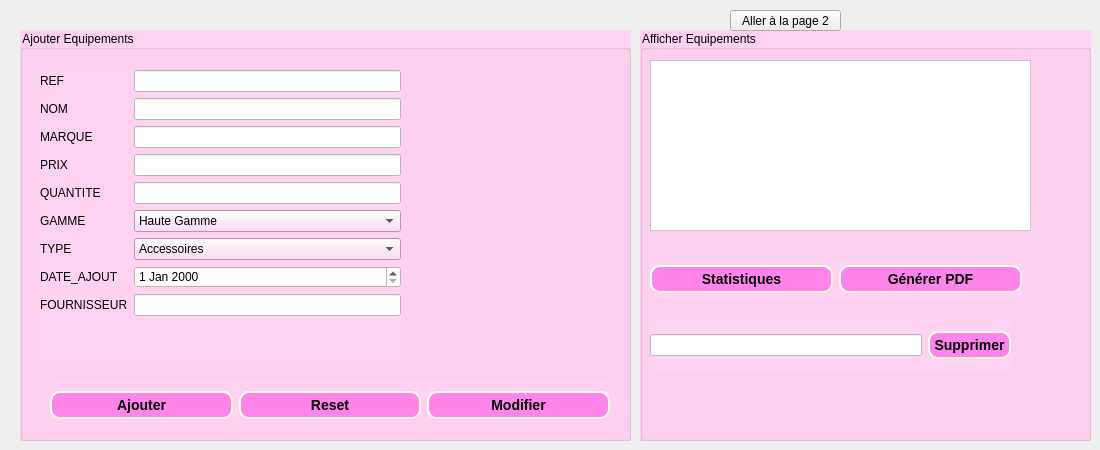
                <widget class="QWidget" name="page_8">
                 <widget class="QGroupBox" name="groupBox_30">
                  <property name="geometry">
                   <rect>
                    <x>20</x>
                    <y>30</y>
                    <width>611</width>
                    <height>411</height>
                   </rect>
                  </property>
                  <property name="styleSheet">
                   <string notr="true">background-color: rgb(255, 210, 241);
font: 10pt &quot;MS Shell Dlg 2&quot;;</string>
                  </property>
                  <property name="title">
                   <string>Ajouter Equipements</string>
                  </property>
                  <widget class="QWidget" name="formLayoutWidget">
                   <property name="geometry">
                    <rect>
                     <x>20</x>
                     <y>40</y>
                     <width>361</width>
                     <height>291</height>
                    </rect>
                   </property>
                   <layout class="QFormLayout" name="formLayout_4">
                    <item row="0" column="0">
                     <widget class="QLabel" name="label_62">
                      <property name="text">
                       <string>REF</string>
                      </property>
                     </widget>
                    </item>
                    <item row="8" column="0">
                     <widget class="QLabel" name="label_63">
                      <property name="text">
                       <string>FOURNISSEUR</string>
                      </property>
                     </widget>
                    </item>
                    <item row="1" column="0">
                     <widget class="QLabel" name="label_64">
                      <property name="text">
                       <string>NOM</string>
                      </property>
                     </widget>
                    </item>
                    <item row="2" column="0">
                     <widget class="QLabel" name="label_65">
                      <property name="text">
                       <string>MARQUE</string>
                      </property>
                     </widget>
                    </item>
                    <item row="3" column="0">
                     <widget class="QLabel" name="label_66">
                      <property name="text">
                       <string>PRIX</string>
                      </property>
                     </widget>
                    </item>
                    <item row="4" column="0">
                     <widget class="QLabel" name="label_67">
                      <property name="text">
                       <string>QUANTITE</string>
                      </property>
                     </widget>
                    </item>
                    <item row="5" column="0">
                     <widget class="QLabel" name="label_68">
                      <property name="text">
                       <string>GAMME</string>
                      </property>
                     </widget>
                    </item>
                    <item row="6" column="0">
                     <widget class="QLabel" name="label_69">
                      <property name="text">
                       <string>TYPE</string>
                      </property>
                     </widget>
                    </item>
                    <item row="7" column="0">
                     <widget class="QLabel" name="label_70">
                      <property name="text">
                       <string>DATE_AJOUT</string>
                      </property>
                     </widget>
                    </item>
                    <item row="0" column="1">
                     <widget class="QLineEdit" name="ld_refE">
                      <property name="styleSheet">
                       <string notr="true">background-color:rgb(255, 255, 255);</string>
                      </property>
                     </widget>
                    </item>
                    <item row="1" column="1">
                     <widget class="QLineEdit" name="ld_nomE">
                      <property name="styleSheet">
                       <string notr="true">background-color:rgb(255, 255, 255);</string>
                      </property>
                     </widget>
                    </item>
                    <item row="2" column="1">
                     <widget class="QLineEdit" name="ld_marqueE">
                      <property name="styleSheet">
                       <string notr="true">background-color:rgb(255, 255, 255);</string>
                      </property>
                     </widget>
                    </item>
                    <item row="3" column="1">
                     <widget class="QLineEdit" name="ld_prixE">
                      <property name="styleSheet">
                       <string notr="true">background-color:rgb(255, 255, 255);</string>
                      </property>
                     </widget>
                    </item>
                    <item row="4" column="1">
                     <widget class="QLineEdit" name="ld_quantiteE">
                      <property name="styleSheet">
                       <string notr="true">background-color:rgb(255, 255, 255);</string>
                      </property>
                     </widget>
                    </item>
                    <item row="8" column="1">
                     <widget class="QLineEdit" name="ld_fournisseurE">
                      <property name="styleSheet">
                       <string notr="true">background-color:rgb(255, 255, 255);</string>
                      </property>
                     </widget>
                    </item>
                    <item row="5" column="1">
                     <widget class="QComboBox" name="cb_gammeE">
                      <property name="palette">
                       <palette>
                        <active>
                         <colorrole role="WindowText">
                          <brush brushstyle="SolidPattern">
                           <color alpha="255">
                            <red>0</red>
                            <green>0</green>
                            <blue>0</blue>
                           </color>
                          </brush>
                         </colorrole>
                         <colorrole role="Button">
                          <brush brushstyle="SolidPattern">
                           <color alpha="255">
                            <red>255</red>
                            <green>210</green>
                            <blue>241</blue>
                           </color>
                          </brush>
                         </colorrole>
                         <colorrole role="Light">
                          <brush brushstyle="SolidPattern">
                           <color alpha="255">
                            <red>255</red>
                            <green>255</green>
                            <blue>255</blue>
                           </color>
                          </brush>
                         </colorrole>
                         <colorrole role="Midlight">
                          <brush brushstyle="SolidPattern">
                           <color alpha="255">
                            <red>255</red>
                            <green>212</green>
                            <blue>255</blue>
                           </color>
                          </brush>
                         </colorrole>
                         <colorrole role="Dark">
                          <brush brushstyle="SolidPattern">
                           <color alpha="255">
                            <red>127</red>
                            <green>85</green>
                            <blue>127</blue>
                           </color>
                          </brush>
                         </colorrole>
                         <colorrole role="Mid">
                          <brush brushstyle="SolidPattern">
                           <color alpha="255">
                            <red>170</red>
                            <green>113</green>
                            <blue>170</blue>
                           </color>
                          </brush>
                         </colorrole>
                         <colorrole role="Text">
                          <brush brushstyle="SolidPattern">
                           <color alpha="255">
                            <red>0</red>
                            <green>0</green>
                            <blue>0</blue>
                           </color>
                          </brush>
                         </colorrole>
                         <colorrole role="BrightText">
                          <brush brushstyle="SolidPattern">
                           <color alpha="255">
                            <red>255</red>
                            <green>255</green>
                            <blue>255</blue>
                           </color>
                          </brush>
                         </colorrole>
                         <colorrole role="ButtonText">
                          <brush brushstyle="SolidPattern">
                           <color alpha="255">
                            <red>0</red>
                            <green>0</green>
                            <blue>0</blue>
                           </color>
                          </brush>
                         </colorrole>
                         <colorrole role="Base">
                          <brush brushstyle="SolidPattern">
                           <color alpha="255">
                            <red>255</red>
                            <green>210</green>
                            <blue>241</blue>
                           </color>
                          </brush>
                         </colorrole>
                         <colorrole role="Window">
                          <brush brushstyle="SolidPattern">
                           <color alpha="255">
                            <red>255</red>
                            <green>210</green>
                            <blue>241</blue>
                           </color>
                          </brush>
                         </colorrole>
                         <colorrole role="Shadow">
                          <brush brushstyle="SolidPattern">
                           <color alpha="255">
                            <red>0</red>
                            <green>0</green>
                            <blue>0</blue>
                           </color>
                          </brush>
                         </colorrole>
                         <colorrole role="AlternateBase">
                          <brush brushstyle="SolidPattern">
                           <color alpha="255">
                            <red>255</red>
                            <green>212</green>
                            <blue>255</blue>
                           </color>
                          </brush>
                         </colorrole>
                         <colorrole role="ToolTipBase">
                          <brush brushstyle="SolidPattern">
                           <color alpha="255">
                            <red>255</red>
                            <green>255</green>
                            <blue>220</blue>
                           </color>
                          </brush>
                         </colorrole>
                         <colorrole role="ToolTipText">
                          <brush brushstyle="SolidPattern">
                           <color alpha="255">
                            <red>0</red>
                            <green>0</green>
                            <blue>0</blue>
                           </color>
                          </brush>
                         </colorrole>
                         <colorrole role="PlaceholderText">
                          <brush brushstyle="SolidPattern">
                           <color alpha="128">
                            <red>0</red>
                            <green>0</green>
                            <blue>0</blue>
                           </color>
                          </brush>
                         </colorrole>
                        </active>
                        <inactive>
                         <colorrole role="WindowText">
                          <brush brushstyle="SolidPattern">
                           <color alpha="255">
                            <red>0</red>
                            <green>0</green>
                            <blue>0</blue>
                           </color>
                          </brush>
                         </colorrole>
                         <colorrole role="Button">
                          <brush brushstyle="SolidPattern">
                           <color alpha="255">
                            <red>255</red>
                            <green>210</green>
                            <blue>241</blue>
                           </color>
                          </brush>
                         </colorrole>
                         <colorrole role="Light">
                          <brush brushstyle="SolidPattern">
                           <color alpha="255">
                            <red>255</red>
                            <green>255</green>
                            <blue>255</blue>
                           </color>
                          </brush>
                         </colorrole>
                         <colorrole role="Midlight">
                          <brush brushstyle="SolidPattern">
                           <color alpha="255">
                            <red>255</red>
                            <green>212</green>
                            <blue>255</blue>
                           </color>
                          </brush>
                         </colorrole>
                         <colorrole role="Dark">
                          <brush brushstyle="SolidPattern">
                           <color alpha="255">
                            <red>127</red>
                            <green>85</green>
                            <blue>127</blue>
                           </color>
                          </brush>
                         </colorrole>
                         <colorrole role="Mid">
                          <brush brushstyle="SolidPattern">
                           <color alpha="255">
                            <red>170</red>
                            <green>113</green>
                            <blue>170</blue>
                           </color>
                          </brush>
                         </colorrole>
                         <colorrole role="Text">
                          <brush brushstyle="SolidPattern">
                           <color alpha="255">
                            <red>0</red>
                            <green>0</green>
                            <blue>0</blue>
                           </color>
                          </brush>
                         </colorrole>
                         <colorrole role="BrightText">
                          <brush brushstyle="SolidPattern">
                           <color alpha="255">
                            <red>255</red>
                            <green>255</green>
                            <blue>255</blue>
                           </color>
                          </brush>
                         </colorrole>
                         <colorrole role="ButtonText">
                          <brush brushstyle="SolidPattern">
                           <color alpha="255">
                            <red>0</red>
                            <green>0</green>
                            <blue>0</blue>
                           </color>
                          </brush>
                         </colorrole>
                         <colorrole role="Base">
                          <brush brushstyle="SolidPattern">
                           <color alpha="255">
                            <red>255</red>
                            <green>210</green>
                            <blue>241</blue>
                           </color>
                          </brush>
                         </colorrole>
                         <colorrole role="Window">
                          <brush brushstyle="SolidPattern">
                           <color alpha="255">
                            <red>255</red>
                            <green>210</green>
                            <blue>241</blue>
                           </color>
                          </brush>
                         </colorrole>
                         <colorrole role="Shadow">
                          <brush brushstyle="SolidPattern">
                           <color alpha="255">
                            <red>0</red>
                            <green>0</green>
                            <blue>0</blue>
                           </color>
                          </brush>
                         </colorrole>
                         <colorrole role="AlternateBase">
                          <brush brushstyle="SolidPattern">
                           <color alpha="255">
                            <red>255</red>
                            <green>212</green>
                            <blue>255</blue>
                           </color>
                          </brush>
                         </colorrole>
                         <colorrole role="ToolTipBase">
                          <brush brushstyle="SolidPattern">
                           <color alpha="255">
                            <red>255</red>
                            <green>255</green>
                            <blue>220</blue>
                           </color>
                          </brush>
                         </colorrole>
                         <colorrole role="ToolTipText">
                          <brush brushstyle="SolidPattern">
                           <color alpha="255">
                            <red>0</red>
                            <green>0</green>
                            <blue>0</blue>
                           </color>
                          </brush>
                         </colorrole>
                         <colorrole role="PlaceholderText">
                          <brush brushstyle="SolidPattern">
                           <color alpha="128">
                            <red>0</red>
                            <green>0</green>
                            <blue>0</blue>
                           </color>
                          </brush>
                         </colorrole>
                        </inactive>
                        <disabled>
                         <colorrole role="WindowText">
                          <brush brushstyle="SolidPattern">
                           <color alpha="255">
                            <red>127</red>
                            <green>85</green>
                            <blue>127</blue>
                           </color>
                          </brush>
                         </colorrole>
                         <colorrole role="Button">
                          <brush brushstyle="SolidPattern">
                           <color alpha="255">
                            <red>255</red>
                            <green>210</green>
                            <blue>241</blue>
                           </color>
                          </brush>
                         </colorrole>
                         <colorrole role="Light">
                          <brush brushstyle="SolidPattern">
                           <color alpha="255">
                            <red>255</red>
                            <green>255</green>
                            <blue>255</blue>
                           </color>
                          </brush>
                         </colorrole>
                         <colorrole role="Midlight">
                          <brush brushstyle="SolidPattern">
                           <color alpha="255">
                            <red>255</red>
                            <green>212</green>
                            <blue>255</blue>
                           </color>
                          </brush>
                         </colorrole>
                         <colorrole role="Dark">
                          <brush brushstyle="SolidPattern">
                           <color alpha="255">
                            <red>127</red>
                            <green>85</green>
                            <blue>127</blue>
                           </color>
                          </brush>
                         </colorrole>
                         <colorrole role="Mid">
                          <brush brushstyle="SolidPattern">
                           <color alpha="255">
                            <red>170</red>
                            <green>113</green>
                            <blue>170</blue>
                           </color>
                          </brush>
                         </colorrole>
                         <colorrole role="Text">
                          <brush brushstyle="SolidPattern">
                           <color alpha="255">
                            <red>127</red>
                            <green>85</green>
                            <blue>127</blue>
                           </color>
                          </brush>
                         </colorrole>
                         <colorrole role="BrightText">
                          <brush brushstyle="SolidPattern">
                           <color alpha="255">
                            <red>255</red>
                            <green>255</green>
                            <blue>255</blue>
                           </color>
                          </brush>
                         </colorrole>
                         <colorrole role="ButtonText">
                          <brush brushstyle="SolidPattern">
                           <color alpha="255">
                            <red>127</red>
                            <green>85</green>
                            <blue>127</blue>
                           </color>
                          </brush>
                         </colorrole>
                         <colorrole role="Base">
                          <brush brushstyle="SolidPattern">
                           <color alpha="255">
                            <red>255</red>
                            <green>210</green>
                            <blue>241</blue>
                           </color>
                          </brush>
                         </colorrole>
                         <colorrole role="Window">
                          <brush brushstyle="SolidPattern">
                           <color alpha="255">
                            <red>255</red>
                            <green>210</green>
                            <blue>241</blue>
                           </color>
                          </brush>
                         </colorrole>
                         <colorrole role="Shadow">
                          <brush brushstyle="SolidPattern">
                           <color alpha="255">
                            <red>0</red>
                            <green>0</green>
                            <blue>0</blue>
                           </color>
                          </brush>
                         </colorrole>
                         <colorrole role="AlternateBase">
                          <brush brushstyle="SolidPattern">
                           <color alpha="255">
                            <red>255</red>
                            <green>170</green>
                            <blue>255</blue>
                           </color>
                          </brush>
                         </colorrole>
                         <colorrole role="ToolTipBase">
                          <brush brushstyle="SolidPattern">
                           <color alpha="255">
                            <red>255</red>
                            <green>255</green>
                            <blue>220</blue>
                           </color>
                          </brush>
                         </colorrole>
                         <colorrole role="ToolTipText">
                          <brush brushstyle="SolidPattern">
                           <color alpha="255">
                            <red>0</red>
                            <green>0</green>
                            <blue>0</blue>
                           </color>
                          </brush>
                         </colorrole>
                         <colorrole role="PlaceholderText">
                          <brush brushstyle="SolidPattern">
                           <color alpha="128">
                            <red>0</red>
                            <green>0</green>
                            <blue>0</blue>
                           </color>
                          </brush>
                         </colorrole>
                        </disabled>
                       </palette>
                      </property>
                      <property name="styleSheet">
                       <string notr="true">down-arrow:rgb(255, 201, 179)</string>
                      </property>
                      <item>
                       <property name="text">
                        <string>Haute Gamme</string>
                       </property>
                      </item>
                      <item>
                       <property name="text">
                        <string>Moyenne Gamme</string>
                       </property>
                      </item>
                     </widget>
                    </item>
                    <item row="6" column="1">
                     <widget class="QComboBox" name="cb_typeE">
                      <item>
                       <property name="text">
                        <string>Accessoires </string>
                       </property>
                      </item>
                      <item>
                       <property name="text">
                        <string>Conteneurs nourriture</string>
                       </property>
                      </item>
                      <item>
                       <property name="text">
                        <string>Essentiels</string>
                       </property>
                      </item>
                      <item>
                       <property name="text">
                        <string>Jouets</string>
                       </property>
                      </item>
                      <item>
                       <property name="text">
                        <string>Transports</string>
                       </property>
                      </item>
                      <item>
                       <property name="text">
                        <string>Vestimentaires</string>
                       </property>
                      </item>
                     </widget>
                    </item>
                    <item row="7" column="1">
                     <widget class="QDateEdit" name="dt_AjoutE">
                      <property name="styleSheet">
                       <string notr="true">background-color:rgb(255, 255, 255);</string>
                      </property>
                     </widget>
                    </item>
                   </layout>
                  </widget>
                  <widget class="QWidget" name="horizontalLayoutWidget_4">
                   <property name="geometry">
                    <rect>
                     <x>30</x>
                     <y>350</y>
                     <width>560</width>
                     <height>51</height>
                    </rect>
                   </property>
                   <layout class="QHBoxLayout" name="horizontalLayout_27">
                    <item>
                     <widget class="QPushButton" name="pb_ajouter_eq">
                      <property name="styleSheet">
                       <string notr="true">background-color:rgb(255, 133, 235);
     border-style: outset;
     border-width: 2px;
     border-radius: 10px;
     border-color: beige;
     font: bold 14px;
     min-width: 10em;
     padding: 4px;</string>
                      </property>
                      <property name="text">
                       <string>Ajouter</string>
                      </property>
                     </widget>
                    </item>
                    <item>
                     <widget class="QPushButton" name="pushButton_20">
                      <property name="styleSheet">
                       <string notr="true">background-color:rgb(255, 133, 235);
     border-style: outset;
     border-width: 2px;
     border-radius: 10px;
     border-color: beige;
     font: bold 14px;
     min-width: 10em;
     padding: 4px;</string>
                      </property>
                      <property name="text">
                       <string>Reset</string>
                      </property>
                     </widget>
                    </item>
                    <item>
                     <widget class="QPushButton" name="pushButton_21">
                      <property name="styleSheet">
                       <string notr="true">background-color:rgb(255, 133, 235);
     border-style: outset;
     border-width: 2px;
     border-radius: 10px;
     border-color: beige;
     font: bold 14px;
     min-width: 10em;
     padding: 4px;</string>
                      </property>
                      <property name="text">
                       <string>Modifier</string>
                      </property>
                     </widget>
                    </item>
                   </layout>
                  </widget>
                 </widget>
                 <widget class="QGroupBox" name="groupBox_31">
                  <property name="geometry">
                   <rect>
                    <x>640</x>
                    <y>30</y>
                    <width>451</width>
                    <height>411</height>
                   </rect>
                  </property>
                  <property name="styleSheet">
                   <string notr="true">background-color: rgb(255, 210, 241);
font: 10pt &quot;MS Shell Dlg 2&quot;;</string>
                  </property>
                  <property name="title">
                   <string>Afficher Equipements</string>
                  </property>
                  <widget class="QWidget" name="verticalLayoutWidget">
                   <property name="geometry">
                    <rect>
                     <x>10</x>
                     <y>30</y>
                     <width>381</width>
                     <height>171</height>
                    </rect>
                   </property>
                   <layout class="QVBoxLayout" name="verticalLayout_21">
                    <item>
                     <widget class="QTableView" name="tv_equipement">
                      <property name="styleSheet">
                       <string notr="true">background-color:rgb(255, 255, 255);</string>
                      </property>
                     </widget>
                    </item>
                   </layout>
                  </widget>
                  <widget class="QWidget" name="horizontalLayoutWidget_5">
                   <property name="geometry">
                    <rect>
                     <x>10</x>
                     <y>229</y>
                     <width>372</width>
                     <height>41</height>
                    </rect>
                   </property>
                   <layout class="QHBoxLayout" name="horizontalLayout_28">
                    <item>
                     <widget class="QPushButton" name="pushButton_22">
                      <property name="styleSheet">
                       <string notr="true">background-color:rgb(255, 133, 235);
     border-style: outset;
     border-width: 2px;
     border-radius: 10px;
     border-color: beige;
     font: bold 14px;
     min-width: 10em;
     padding: 4px;</string>
                      </property>
                      <property name="text">
                       <string>Statistiques</string>
                      </property>
                     </widget>
                    </item>
                    <item>
                     <widget class="QPushButton" name="pushButton_23">
                      <property name="styleSheet">
                       <string notr="true">background-color:rgb(255, 133, 235);
     border-style: outset;
     border-width: 2px;
     border-radius: 10px;
     border-color: beige;
     font: bold 14px;
     min-width: 10em;
     padding: 4px;</string>
                      </property>
                      <property name="text">
                       <string>Générer PDF</string>
                      </property>
                     </widget>
                    </item>
                   </layout>
                  </widget>
                  <widget class="QWidget" name="horizontalLayoutWidget_7">
                   <property name="geometry">
                    <rect>
                     <x>10</x>
                     <y>290</y>
                     <width>361</width>
                     <height>51</height>
                    </rect>
                   </property>
                   <layout class="QHBoxLayout" name="horizontalLayout_29">
                    <item>
                     <widget class="QLineEdit" name="ld_suppE">
                      <property name="styleSheet">
                       <string notr="true">background-color:rgb(255, 255, 255);</string>
                      </property>
                     </widget>
                    </item>
                    <item>
                     <widget class="QPushButton" name="pb_supp_eq">
                      <property name="styleSheet">
                       <string notr="true">background-color:rgb(255, 133, 235);
     border-style: outset;
     border-width: 2px;
     border-radius: 10px;
     border-color: beige;
     font: bold 14px;
     min-width: 10em;
     padding: 4px;</string>
                      </property>
                      <property name="text">
                       <string>Supprimer</string>
                      </property>
                     </widget>
                    </item>
                   </layout>
                  </widget>
                 </widget>
                 <widget class="QPushButton" name="pushButton_24">
                  <property name="geometry">
                   <rect>
                    <x>730</x>
                    <y>10</y>
                    <width>111</width>
                    <height>21</height>
                   </rect>
                  </property>
                  <property name="text">
                   <string>Aller à la page 2</string>
                  </property>
                 </widget>
                </widget>
